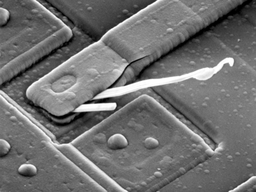
#> input picture Fig01.tif, 256 x 192 px, shrunk from 906 x 678 before the run
$ python K_Mean_Clustering.py
#> lines starting #> are read from the running program, lines starting #| are printed output that depends on the picture; after the words box and inside, x2 and y2 are one past the last pixel; in counts of white or black regions, pixels touching at a corner belong together
#> further down, img is the input picture: shape (192, 256); min 0, max 255, mean 112.6
import numpy as np, cv2 as cv

def K_Mean_Clustering(img, epsilon=1, k=3):

#> called with epsilon = 1, k = 3
    r,c=np.shape(img)
#> r = 192; c = 256

    Centeroid_1 = 52;
    Centeroid_2 = 155;
    Centeroid_3 = 240;

    New_Centeroid_1 = New_Centeroid_2 = New_Centeroid_3 = 0;

    while(1):

        list_1 = [];
        list_2 = [];
        list_3 = [];

        for i in range(r):
            for j in range(c):

                dist = [abs(Centeroid_1 - img[i,j]),abs(Centeroid_2 - img[i,j]),abs(Centeroid_3 - img[i,j])]
                dist_index = dist.index(min(dist))

                if(dist_index == 0):
                    list_1.append(img[i,j])
                elif(dist_index == 1):
                    list_2.append(img[i,j])
                else:
                    list_3.append(img[i,j])

        New_Centeroid_1 = int(np.mean(list_1))
        New_Centeroid_2 = int(np.mean(list_2))
        New_Centeroid_3 = int(np.mean(list_3))

        if (abs(New_Centeroid_1 - Centeroid_1)<epsilon and abs(New_Centeroid_2 - Centeroid_2)<epsilon and abs(New_Centeroid_3 - Centeroid_3)<epsilon):
            break;
        else:
            Centeroid_1 = New_Centeroid_1
            Centeroid_2 = New_Centeroid_2
            Centeroid_3 = New_Centeroid_3

    img1 = np.copy(img)

    list_1 = np.unique(list_1)
#> list_1 = 93 values from 0 to 92
    list_2 = np.unique(list_2)
#> list_2 = 71 values from 93 to 163
    list_3 = np.unique(list_3)
#> list_3 = 92 values from 164 to 255

    for i in range(len(list_1)):
        img1[img1 == list_1[i]] = 0
#> this loop made 93 passes
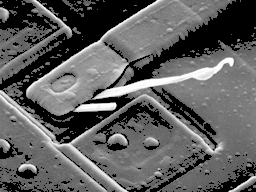
#> img1: shape (192, 256); min 0, max 255, mean 94.2

    for i in range(len(list_2)):
        img1[img1 == list_2[i]] = 128
#> this loop made 71 passes
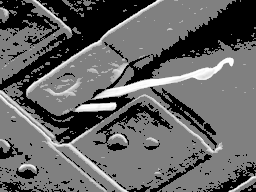
#> img1: shape (192, 256); min 0, max 255, mean 100.3

    for i in range(len(list_3)):
        img1[img1 == list_3[i]] = 255
#> this loop made 92 passes
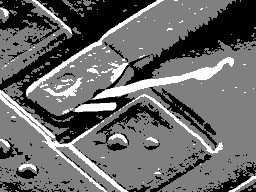
#> img1: shape (192, 256); 9.03% of pixels changed, all inside (x1, y1, x2, y2) = (0, 0, 256, 192)


    return img1


img = np.array(cv.imread('Fig01.tif',0),dtype=np.uint8)

Segmentated_img = K_Mean_Clustering(img, epsilon=1, k=3)

cv.imshow('Segmentated Image via K mean clustering', Segmentated_img)
cv.waitKey(10000)
cv.destroyAllWindows()
cv.imwrite('Segmentated Image via K mean clustering.png', Segmentated_img)

$ run again, with Fig02.tif copied over Fig01.tif
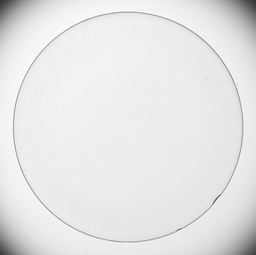
#> input picture Fig02.tif, 256 x 255 px, shrunk from 937 x 932 before the run
#> img is the input picture: shape (255, 256); min 52, max 255, mean 229.7
#> list_1 = 99 values from 52 to 150
#> list_2 = 60 values from 151 to 210
#> list_3 = 45 values from 211 to 255
#> the loop in K_Mean_Clustering, `for i in range(len(list_1)):` made 99 passes
#> the loop in K_Mean_Clustering, `for i in range(len(list_2)):` made 60 passes
#> after the loop in K_Mean_Clustering, `for i in range(len(list_2)):`:
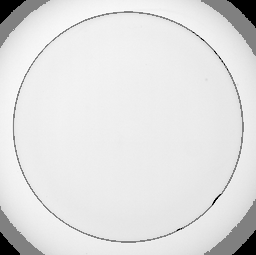
#> img1: shape (255, 256); min 0, max 255, mean 223.6
#> the loop in K_Mean_Clustering, `for i in range(len(list_3)):` made 45 passes
#> after the loop in K_Mean_Clustering, `for i in range(len(list_3)):`:
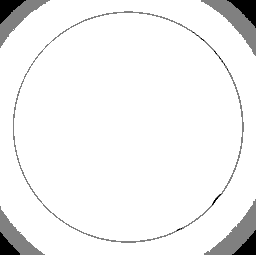
#> img1: shape (255, 256); min 0, max 255, mean 241.7

$ run again, with Fig03.tif copied over Fig01.tif
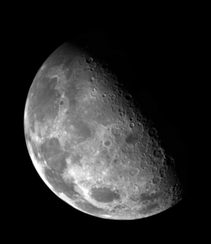
#> input picture Fig03.tif, 211 x 244 px, shrunk from 466 x 540 before the run
#> img is the input picture: shape (244, 211); min 0, max 255, mean 42.7
#> list_1 = 54 values from 0 to 53
#> list_2 = 85 values from 54 to 138
#> list_3 = 117 values from 139 to 255
#> the loop in K_Mean_Clustering, `for i in range(len(list_1)):` made 54 passes
#> the loop in K_Mean_Clustering, `for i in range(len(list_2)):` made 85 passes
#> after the loop in K_Mean_Clustering, `for i in range(len(list_2)):`:
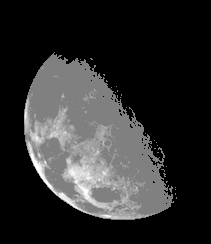
#> img1: shape (244, 211); min 0, max 255, mean 45.6
#> the loop in K_Mean_Clustering, `for i in range(len(list_3)):` made 117 passes
#> after the loop in K_Mean_Clustering, `for i in range(len(list_3)):`:
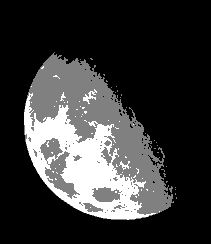
#> img1: shape (244, 211); 12.23% of pixels changed, all inside (x1, y1, x2, y2) = (24, 66, 160, 220)
